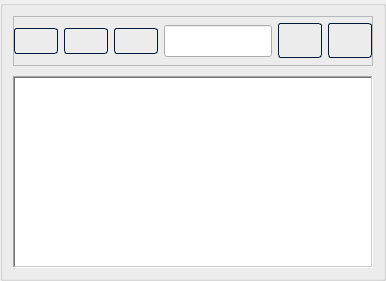
                   <widget class="QGroupBox" name="groupBox_left_tree">
                    <property name="title">
                     <string/>
                    </property>
                    <layout class="QVBoxLayout" name="verticalLayout_3">
                     <property name="spacing">
                      <number>10</number>
                     </property>
                     <property name="leftMargin">
                      <number>10</number>
                     </property>
                     <property name="topMargin">
                      <number>10</number>
                     </property>
                     <property name="rightMargin">
                      <number>10</number>
                     </property>
                     <property name="bottomMargin">
                      <number>10</number>
                     </property>
                     <item>
                      <widget class="QFrame" name="frame_path_left">
                       <property name="minimumSize">
                        <size>
                         <width>0</width>
                         <height>50</height>
                        </size>
                       </property>
                       <property name="maximumSize">
                        <size>
                         <width>16777215</width>
                         <height>16777215</height>
                        </size>
                       </property>
                       <property name="frameShape">
                        <enum>QFrame::StyledPanel</enum>
                       </property>
                       <property name="frameShadow">
                        <enum>QFrame::Raised</enum>
                       </property>
                       <layout class="QHBoxLayout" name="horizontalLayout_4">
                        <property name="leftMargin">
                         <number>0</number>
                        </property>
                        <property name="topMargin">
                         <number>0</number>
                        </property>
                        <property name="rightMargin">
                         <number>0</number>
                        </property>
                        <property name="bottomMargin">
                         <number>0</number>
                        </property>
                        <item>
                         <widget class="QPushButton" name="but_copy_left">
                          <property name="toolTip">
                           <string>Set Target Dir = Source</string>
                          </property>
                          <property name="autoFillBackground">
                           <bool>false</bool>
                          </property>
                          <property name="styleSheet">
                           <string notr="true">/*-----QPushButton-----*/
QPushButton
{
/**	background-color:  rgb(92, 106, 106);
	color: #ffffff;
**/	
   border-style: solid;
	border-width: 1px;
	border-radius: 3px;
	border-color: #051a39;
	padding: 5px;
}

QPushButton::disabled
{
	background-color: #404040;
	color: #656565;
	border-color: #051a39;

}


QPushButton::hover
{
	background-color: lightgrey;
	border-style: solid;
	border-width: 1px;
	border-radius: 3px;
	border-color: #051a39;
	padding: 5px;

}


QPushButton::pressed
{
	background-color: rgb(125, 155, 143);
	color: #ffffff;
	border-style: solid;
	border-width: 1px;
	border-radius: 3px;
	border-color: #051a39;
	padding: 5px;

}</string>
                          </property>
                          <property name="text">
                           <string/>
                          </property>
                          <property name="icon">
                           <iconset resource="resources.qrc">
                            <normaloff>:/icons/icons/arrow-right-circle.svg</normaloff>:/icons/icons/arrow-right-circle.svg</iconset>
                          </property>
                          <property name="checkable">
                           <bool>false</bool>
                          </property>
                         </widget>
                        </item>
                        <item>
                         <widget class="QPushButton" name="but_select_left">
                          <property name="styleSheet">
                           <string notr="true">/*-----QPushButton-----*/
QPushButton
{
/**	background-color:  rgb(92, 106, 106);
	color: #ffffff;
**/	
   border-style: solid;
	border-width: 1px;
	border-radius: 3px;
	border-color: #051a39;
	padding: 5px;
}

QPushButton::disabled
{
	background-color: #404040;
	color: #656565;
	border-color: #051a39;

}


QPushButton::hover
{
	background-color: lightgrey;
	border-style: solid;
	border-width: 1px;
	border-radius: 3px;
	border-color: #051a39;
	padding: 5px;

}


QPushButton::pressed
{
	background-color: rgb(125, 155, 143);
	color: #ffffff;
	border-style: solid;
	border-width: 1px;
	border-radius: 3px;
	border-color: #051a39;
	padding: 5px;

}</string>
                          </property>
                          <property name="text">
                           <string/>
                          </property>
                          <property name="icon">
                           <iconset resource="resources.qrc">
                            <normaloff>:/icons/icons/more-horizontal.svg</normaloff>:/icons/icons/more-horizontal.svg</iconset>
                          </property>
                         </widget>
                        </item>
                        <item>
                         <widget class="QPushButton" name="but_left_up">
                          <property name="styleSheet">
                           <string notr="true">/*-----QPushButton-----*/
QPushButton
{
/**	background-color:  rgb(92, 106, 106);
	color: #ffffff;
**/	
   border-style: solid;
	border-width: 1px;
	border-radius: 3px;
	border-color: #051a39;
	padding: 5px;
}

QPushButton::disabled
{
	background-color: #404040;
	color: #656565;
	border-color: #051a39;

}


QPushButton::hover
{
	background-color: lightgrey;
	border-style: solid;
	border-width: 1px;
	border-radius: 3px;
	border-color: #051a39;
	padding: 5px;

}


QPushButton::pressed
{
	background-color: rgb(125, 155, 143);
	color: #ffffff;
	border-style: solid;
	border-width: 1px;
	border-radius: 3px;
	border-color: #051a39;
	padding: 5px;

}</string>
                          </property>
                          <property name="text">
                           <string/>
                          </property>
                          <property name="icon">
                           <iconset resource="resources.qrc">
                            <normaloff>:/icons/icons/corner-left-up.svg</normaloff>:/icons/icons/corner-left-up.svg</iconset>
                          </property>
                         </widget>
                        </item>
                        <item>
                         <widget class="MyLineEdit" name="path_left">
                          <property name="minimumSize">
                           <size>
                            <width>0</width>
                            <height>32</height>
                           </size>
                          </property>
                          <property name="alignment">
                           <set>Qt::AlignLeading|Qt::AlignLeft|Qt::AlignVCenter</set>
                          </property>
                         </widget>
                        </item>
                        <item>
                         <widget class="QPushButton" name="but_copy_to_right">
                          <property name="minimumSize">
                           <size>
                            <width>0</width>
                            <height>35</height>
                           </size>
                          </property>
                          <property name="font">
                           <font>
                            <pointsize>9</pointsize>
                           </font>
                          </property>
                          <property name="styleSheet">
                           <string notr="true">/*-----QPushButton-----*/
QPushButton
{
/**	background-color:  rgb(92, 106, 106);
	color: #ffffff;
**/	
   border-style: solid;
	border-width: 1px;
	border-radius: 3px;
	border-color: #051a39;
	padding: 5px;
}

QPushButton::disabled
{
	background-color: #404040;
	color: #656565;
	border-color: #051a39;

}


QPushButton::hover
{
	background-color: lightgrey;
	border-style: solid;
	border-width: 1px;
	border-radius: 3px;
	border-color: #051a39;
	padding: 5px;

}


QPushButton::pressed
{
	background-color: rgb(125, 155, 143);
	color: #ffffff;
	border-style: solid;
	border-width: 1px;
	border-radius: 3px;
	border-color: #051a39;
	padding: 5px;

}</string>
                          </property>
                          <property name="text">
                           <string/>
                          </property>
                          <property name="icon">
                           <iconset resource="resources.qrc">
                            <normaloff>:/icons/icons/copy.svg</normaloff>:/icons/icons/copy.svg</iconset>
                          </property>
                          <property name="iconSize">
                           <size>
                            <width>20</width>
                            <height>20</height>
                           </size>
                          </property>
                         </widget>
                        </item>
                        <item>
                         <widget class="QPushButton" name="but_move_to_right">
                          <property name="minimumSize">
                           <size>
                            <width>0</width>
                            <height>35</height>
                           </size>
                          </property>
                          <property name="font">
                           <font>
                            <pointsize>9</pointsize>
                           </font>
                          </property>
                          <property name="styleSheet">
                           <string notr="true">/*-----QPushButton-----*/
QPushButton
{
/**	background-color:  rgb(92, 106, 106);
	color: #ffffff;
**/	
   border-style: solid;
	border-width: 1px;
	border-radius: 3px;
	border-color: #051a39;
	padding: 5px;
}a
QPushButton::disabled
{
	background-color: #404040;
	color: #656565;
	border-color: #051a39;

}


QPushButton::hover
{
	background-color: lightgrey;
	border-style: solid;
	border-width: 1px;
	border-radius: 3px;
	border-color: #051a39;
	padding: 5px;

}


QPushButton::pressed
{
	background-color: rgb(125, 155, 143);
	color: #ffffff;
	border-style: solid;
	border-width: 1px;
	border-radius: 3px;
	border-color: #051a39;
	padding: 5px;

}</string>
                          </property>
                          <property name="text">
                           <string/>
                          </property>
                          <property name="icon">
                           <iconset resource="resources.qrc">
                            <normaloff>:/icons/icons/truck.svg</normaloff>:/icons/icons/truck.svg</iconset>
                          </property>
                          <property name="iconSize">
                           <size>
                            <width>20</width>
                            <height>20</height>
                           </size>
                          </property>
                         </widget>
                        </item>
                       </layout>
                      </widget>
                     </item>
                     <item>
                      <widget class="MyTreeView" name="tree_left">
                       <property name="styleSheet">
                        <string notr="true">QLineEdit {

        padding: 3px;
 }
</string>
                       </property>
                       <property name="frameShape">
                        <enum>QFrame::WinPanel</enum>
                       </property>
                       <property name="frameShadow">
                        <enum>QFrame::Sunken</enum>
                       </property>
                       <property name="editTriggers">
                        <set>QAbstractItemView::EditKeyPressed</set>
                       </property>
                       <property name="tabKeyNavigation">
                        <bool>true</bool>
                       </property>
                       <property name="dragEnabled">
                        <bool>true</bool>
                       </property>
                       <property name="dragDropMode">
                        <enum>QAbstractItemView::DragDrop</enum>
                       </property>
                       <property name="alternatingRowColors">
                        <bool>true</bool>
                       </property>
                       <property name="selectionMode">
                        <enum>QAbstractItemView::ExtendedSelection</enum>
                       </property>
                       <property name="uniformRowHeights">
                        <bool>true</bool>
                       </property>
                       <property name="sortingEnabled">
                        <bool>true</bool>
                       </property>
                       <property name="animated">
                        <bool>true</bool>
                       </property>
                       <property name="expandsOnDoubleClick">
                        <bool>false</bool>
                       </property>
                      </widget>
                     </item>
                    </layout>
                   </widget>
